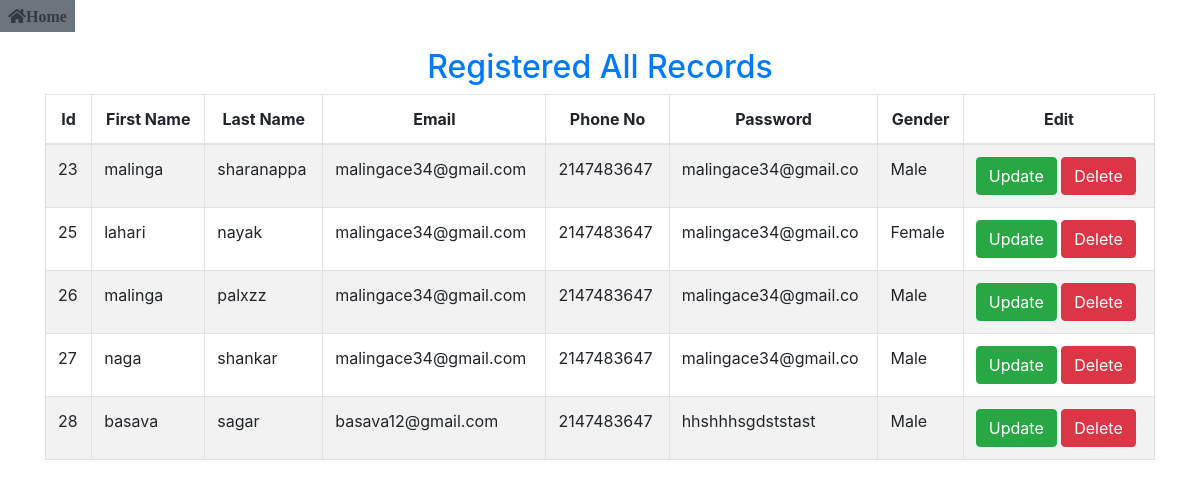
Screenshot of /display.php with the database file from the repository.
### tables this page shows
CREATE TABLE `users` (
  `id` int(11) NOT NULL,
  `first_name` varchar(50) NOT NULL,
  `last_name` varchar(50) NOT NULL,
  `email` varchar(50) NOT NULL,
  `phone_no` int(10) NOT NULL,
  `password` varchar(20) NOT NULL,
  `gender` varchar(10) NOT NULL
);

### display.php (the view, shortened to what this page needs)
<!DOCTYPE html>
<html lang="en">
<head>
    <link rel="stylesheet" type="text/css" href="./css/bootstrap.css">
    <link rel="stylesheet" href="https://cdnjs.cloudflare.com/ajax/libs/font-awesome/5.15.3/css/all.min.css">
</head>
<body>
    <?php
    include('connection.php');
    $query = "SELECT * FROM users";
    $data = mysqli_query($conn, $query);
    $total = mysqli_num_rows($data);
    if ($total > 0) {
    ?>
        <a href="home.php"> <i class="fa fa-home text-dark  bg-secondary p-2 mb-3" aria-hidden="true">Home</i></a>
        <h2 align="center" class="text-primary">Registered All Records</h2>
        <div class="container">
            <table class="table table-bordered table-striped">
                <thead>
                    <tr>
                        <th class="text-center">Id</th>
                        <th class="text-center">First Name</th>
                        <th class="text-center">Last Name</th>
                        <th class="text-center">Email</th>
                        <th class="text-center">Phone No</th>
                        <th class="text-center">Password</th>
                        <th class="text-center">Gender</th>
                        <th class="text-center">Edit</th>
                    </tr>
                </thead>
                <tbody>
                    <?php
                    while ($result = mysqli_fetch_assoc($data)) {
                        echo "<tr>
                            <td>" . $result['id'] . "</td>
                            <td>" . $result['first_name'] . "</td>
                            <td>" . $result['last_name'] . "</td>
                            <td>" . $result['email'] . "</td>
                            <td>" . $result['phone_no'] . "</td>
                            <td>" . $result['password'] . "</td>
                            <td>" . $result['gender'] . "</td>
                            <td><a href='update_design.php?id=$result[id]' class='btn btn-success'>Update</a>
                            <a href='delete.php?id=$result[id]' class='btn btn-danger' onclick= 'return checkdelete()'>Delete</a></td>
                        </tr>";
                    }
                    ?>
                </tbody>
            </table>
        </div>
    <?php
    } else {
        echo "No records found";
    }
    ?>
</body>
</html>

### rows the page displays
users: id "23", first_name "malinga", last_name "sharanappa", email "malingace34@gmail.com", phone_no "2147483647", password "malingace34@gmail.co", gender "Male"
users: id "25", first_name "lahari", last_name "nayak", email "malingace34@gmail.com", phone_no "2147483647", password "malingace34@gmail.co", gender "Female"
users: id "26", first_name "malinga", last_name "palxzz", email "malingace34@gmail.com", phone_no "2147483647", password "malingace34@gmail.co", gender "Male"
users: id "27", first_name "naga", last_name "shankar", email "malingace34@gmail.com", phone_no "2147483647", password "malingace34@gmail.co", gender "Male"
users: id "28", first_name "basava", last_name "sagar", email "basava12@gmail.com", phone_no "2147483647", password "hhshhhsgdststast", gender "Male"
